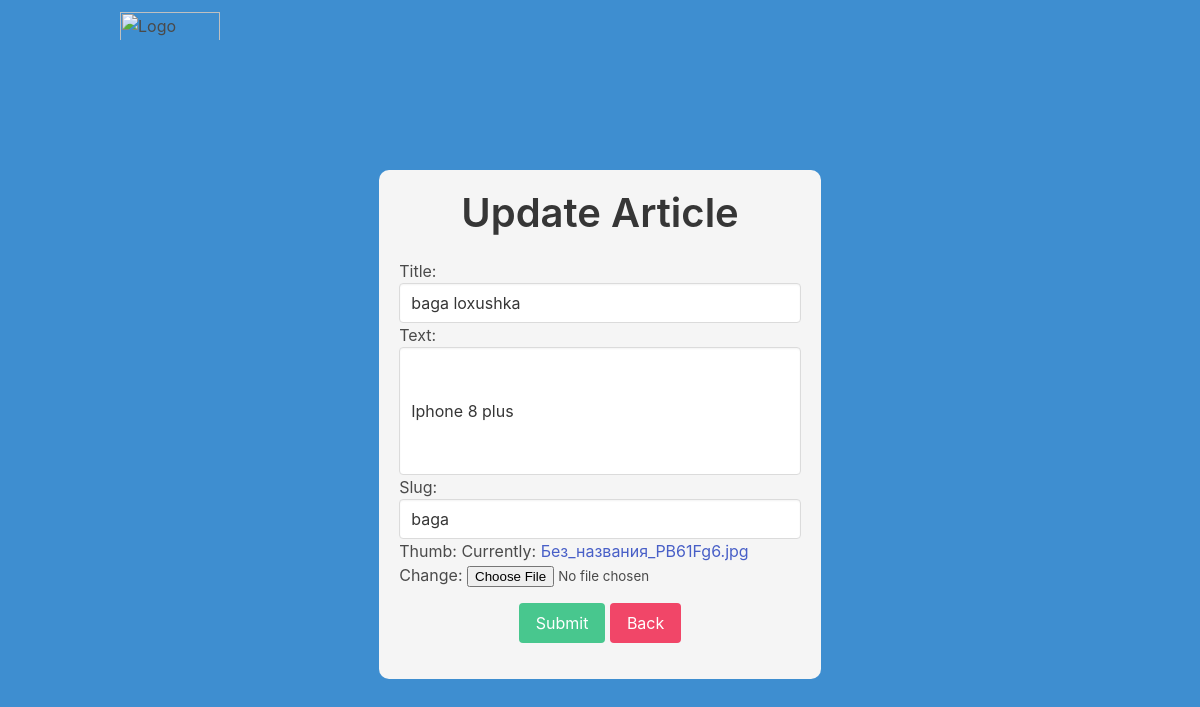
Page /baga/edit on the committed database.
### blog/models.py (models this page shows, shortened)
class Article(models.Model):
    title = models.CharField(max_length=255)
    text = models.TextField()
    slug = models.SlugField(unique=True)
    date = models.DateField(auto_now=True)
    thumb = models.ImageField(blank=True, default='image.jpeg')
    author = models.ForeignKey(User, default=None, on_delete=models.CASCADE)
    likes = models.ManyToManyField(User, related_name='article_likes')
    dislikes = models.ManyToManyField(User, related_name='article_dislikes')

### blog/views.py (the view)
# urls.py: path('<slug>/edit', views.edit_article, name="article_edit"),
def edit_article(request, slug):
    article = Article.objects.get(slug=slug)
    form = ArticleForm(request.POST or None, request.FILES or None, instance=article)
    if form.is_valid():
        form.save()
        print(slug)
        return redirect('blog:article_detail', slug=request.POST.get('slug'))
    return render(request, 'edit_article.html', {'form': form, 'article': article})

### blog/forms.py
class ArticleForm(forms.ModelForm):
    title = forms.CharField(widget=forms.TextInput(attrs={'class': 'input'}))
    text = forms.CharField(
        widget=forms.TextInput(attrs={'class': 'textarea', 'size': '40'})
    )
    slug = forms.CharField(widget=forms.TextInput(attrs={'class': 'input'}))
    class Meta:
        model = Article
        fields = ['title', 'text', 'slug', 'thumb']

### blog/templates/edit_article.html (shortened to what this page needs)
{% extends 'base_layout.html' %}
{% block content %}
    <form class="site-form has-background-light" method="post" enctype="multipart/form-data">
        <h2 class="title is-size-2 has-text-centered">Update Article</h2>
        {{ form }}
        <div class="has-text-centered my-4">
            <button class="button is-success" type="submit">Submit</button>
            <a href="{% url 'blog:article_detail' article.slug %}" class="button is-danger">
                Back
            </a>
        </div>
    </form>
{% endblock %}

### files/style.css (style rules this page uses)
.site-form { padding: 20px; display: block; margin: 70px auto auto; width: 40%; border-radius: 10px; }

### rows in the picture
Article: title "baga loxushka", text "Iphone 8 plus", slug "baga"
